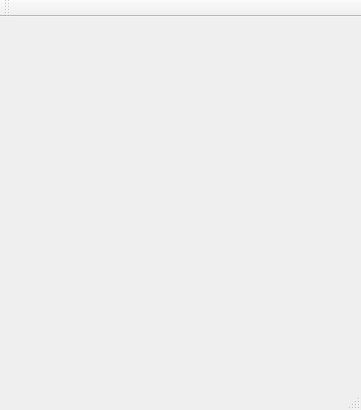
<?xml version="1.0" encoding="UTF-8"?>
<ui version="4.0">
 <class>MainWindow</class>
 <widget class="QMainWindow" name="MainWindow">
  <property name="geometry">
   <rect>
    <x>0</x>
    <y>0</y>
    <width>361</width>
    <height>410</height>
   </rect>
  </property>
  <property name="windowTitle">
   <string>MainWindow</string>
  </property>
  <widget class="QWidget" name="centralWidget">
   <widget class="QWidget" name="gridLayoutWidget">
    <property name="geometry">
     <rect>
      <x>10</x>
      <y>10</y>
      <width>341</width>
      <height>311</height>
     </rect>
    </property>
    <layout class="QGridLayout" name="gridLayout">
     <property name="sizeConstraint">
      <enum>QLayout::SetNoConstraint</enum>
     </property>
     <property name="leftMargin">
      <number>0</number>
     </property>
    </layout>
   </widget>
  </widget>
  <widget class="QMenuBar" name="menuBar">
   <property name="geometry">
    <rect>
     <x>0</x>
     <y>0</y>
     <width>361</width>
     <height>30</height>
    </rect>
   </property>
  </widget>
  <widget class="QToolBar" name="mainToolBar">
   <attribute name="toolBarArea">
    <enum>TopToolBarArea</enum>
   </attribute>
   <attribute name="toolBarBreak">
    <bool>false</bool>
   </attribute>
  </widget>
  <widget class="QStatusBar" name="statusBar"/>
 </widget>
 <layoutdefault spacing="6" margin="11"/>
 <resources/>
 <connections/>
</ui>
